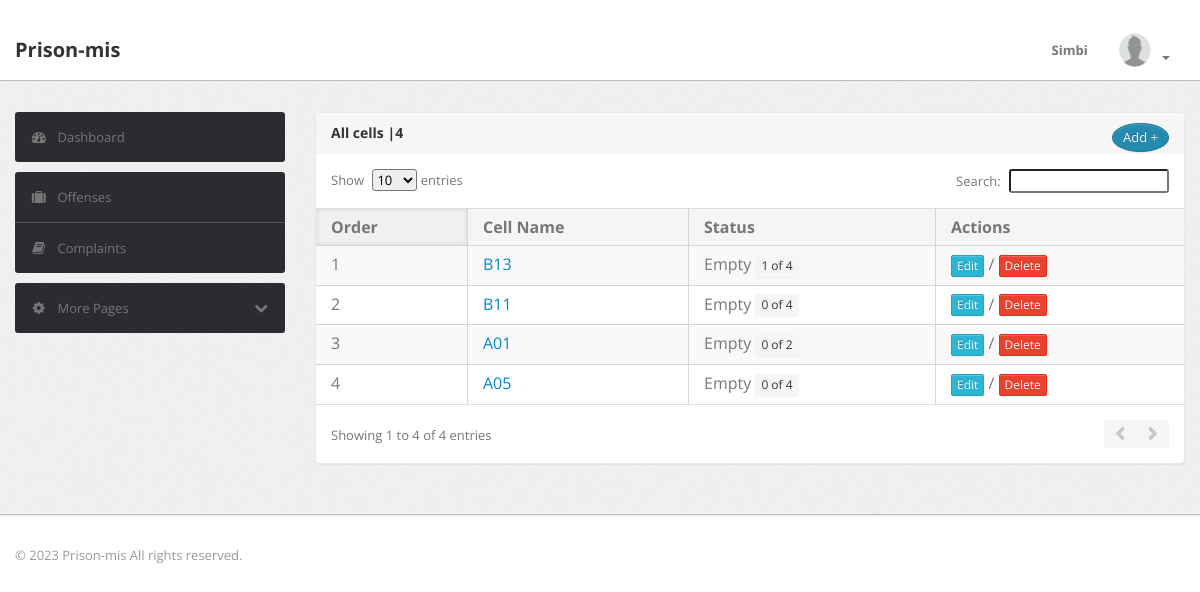
The app's page /prisoners/cells/ (signed in), older data.
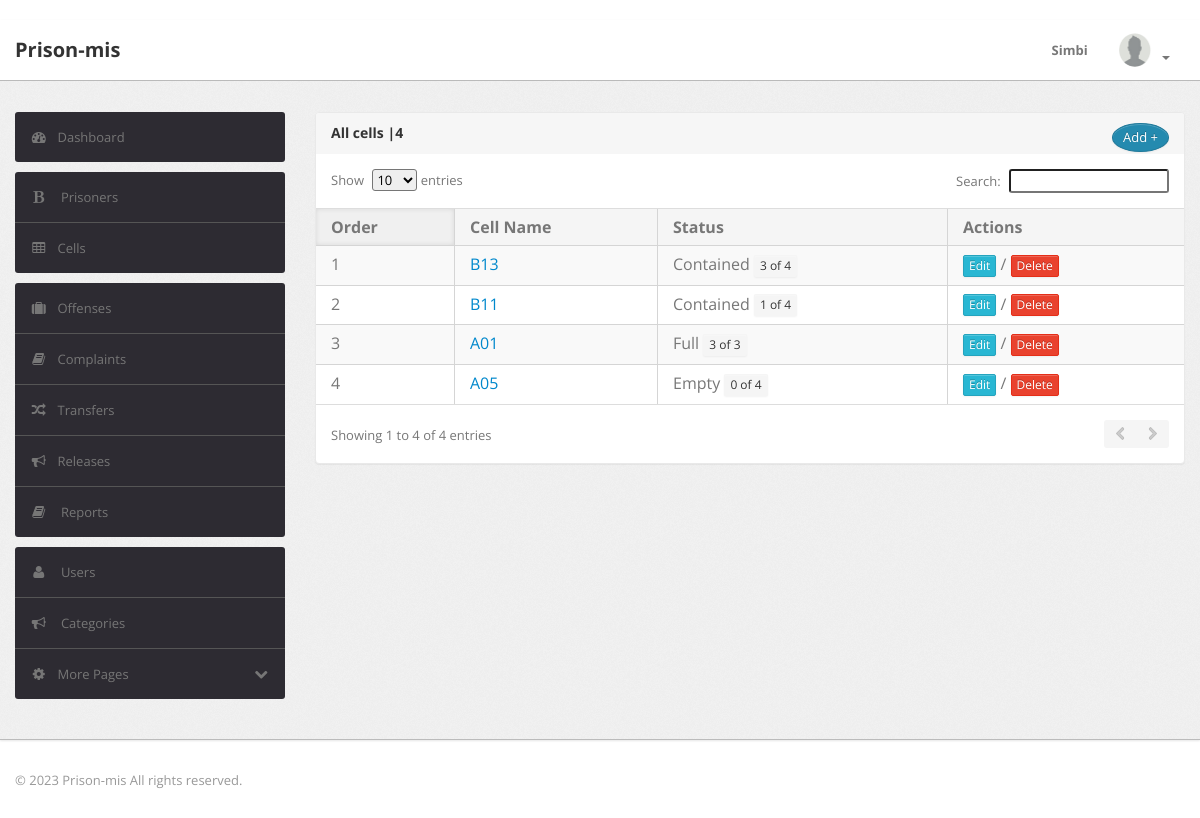
The same page, newer data.
### prisoners_app/models.py (models this page shows)
class Cell(models.Model):
    name = models.CharField(max_length=10)
    max_inmates = models.IntegerField(default=4)
    status = models.CharField(max_length=10,choices=CELL_STATUS_CHOICES,default="Empty",blank=True)
    def __str__(self):
        return self.name

### prisoners_app/views.py (the view, shortened to what this page needs)
# urls.py: path('cells/',cells_view,name='cells'),
@login_required
def cells_view(request):
    cells = Cell.objects.all()
    context = {'cells':cells}
    return render(request,'cells.html',context)

### prisoners_app/templates/cells.html (shortened to what this page needs)
{% extends 'base1.html' %}
{% load crispy_forms_tags %}
{% load static %}
{% block content %}
<div class="module">
    <div class="module-head">
        <h3>
            <span>All cells |{{cells.count}}</span>
            <a href="{% url 'cell_add' %}" class="btn btn-primary pull-right" style="border-radius:50%">Add +</a>
        </h3>
    </div>
    <div class="module-body table">
        <table cellpadding="0" cellspacing="0" border="0" class="datatable-1 table table-bordered table-striped	 display" width="100%">
            <thead>
                <tr>
                    <th>Order</th>
                    <th>Cell Name</th>
                    <th>Status</th>
                    <th>Actions</th>
                </tr>
            </thead>
            <tbody>
                {% for cell in cells %}
                <tr>
                    <td>{{forloop.counter}}</td>
                    <td><a href="{% url 'cell_details' cell.id %}">{{cell}}</a></td>
                    <td>
                        {{cell.status}}
                        <button class="btn btn-xs btn-secondary">
                        {{cell.prisoner_set.count}} of {{cell.max_inmates}}
                        </button>
                    </td>
                    <td class="center">
                        <a class="btn btn-xs btn-info" href="{% url 'cell_update' cell.id %}">Edit</a> /
                        <a class="btn btn-xs btn-danger modal_delete" data-toggle="modal" data-target="#deletemodal" data-url="{% url 'cell_delete' cell.id %}" >Delete</a>
                    </td>
                </tr>
                {% endfor %}
            </tbody>
        </table>
    </div>
</div>
{% endblock %}

### templates/base1.html (shortened to what the changed rows need)
{% load crispy_forms_tags %}
{% load static %}
<!DOCTYPE html>
<html lang="en">
    <head>
        <link type="text/css" href="{% static 'bootstrap/css/bootstrap.min.css' %}" rel="stylesheet">
        <link type="text/css" href="{% static 'bootstrap/css/bootstrap-responsive.min.css' %}" rel="stylesheet">
        <link type="text/css" href="{% static 'css/theme.css' %}" rel="stylesheet">
        <link type="text/css" href="{% static 'css/columns.css' %}" rel="stylesheet">
        <link type="text/css" href="{% static 'css/forms.css' %}" rel="stylesheet">
        <link type="text/css" href="{% static 'images/icons/css/font-awesome.css' %}" rel="stylesheet">
    </head>
    <body>
        <div class="wrapper">
            <div class="container">
                <div class="row">
                    <div class="span3">
                        <div class="sidebar">
                            {% if user.category.name == 'Prison_Manager' %}
                            <ul class="widget widget-menu unstyled">
                                <li><a href="{% url 'prisoners' %}"><i class="menu-icon icon-bold"></i> Prisoners </a></li>
                                <li><a href="{% url 'cells' %}"><i class="menu-icon icon-table"></i>Cells </a></li>
                            </ul>
                            {% endif %}
                            <ul class="widget widget-menu unstyled">
                                {% if user.category.name == 'Prison_Manager' %}
                                <li><a href="{% url 'transfers' %}"><i class="menu-icon icon-random"></i>Transfers </a></li>
                                <li><a href="{% url 'releases' %}"><i class="menu-icon icon-bullhorn"></i>Releases <b class="label green pull-right"></b></a></li>
                                <li><a href="{% url 'reports' %}"><i class="menu-icon icon-book"></i> Reports </a></li>
                                {% endif %}
                            </ul>
                            <ul class="widget widget-menu unstyled">
                                {% if user.category.name == 'Prison_Manager' %}
                                <li><a href="{% url 'users' %}"><i class="menu-icon icon-user"></i> Users </a></li>
                                <li><a href="{% url 'categorys' %}"><i class="menu-icon icon-bullhorn"></i> Categories </a></li>
                                {% endif %}
                            </ul>
                        </div>
                    </div>
                    <div class="span9">
                        <div class="content">
                            {% block content %}{% endblock %}
                        </div>
                    </div>
                </div>
            </div>
        </div>
    </body>
</html>

Row changes from the older to the newer data that the page shows:
changed User "Simbi": category_id 2 → 26 (drawn)
changed Cell (number 1 of 4 on the later page): status "Empty" → "Contained"; prisoner_set.count "1" → "3"
changed Cell (number 2 of 4 on the later page): status "Empty" → "Contained"; prisoner_set.count "0" → "1"
changed Cell: status "Empty" → "Full"; prisoner_set.count "0" → "3"; max_inmates "2" → "3"
Text that changed along with them:
text now shown: "Prisoners Cells Transfers Releases Reports Users Categories"
